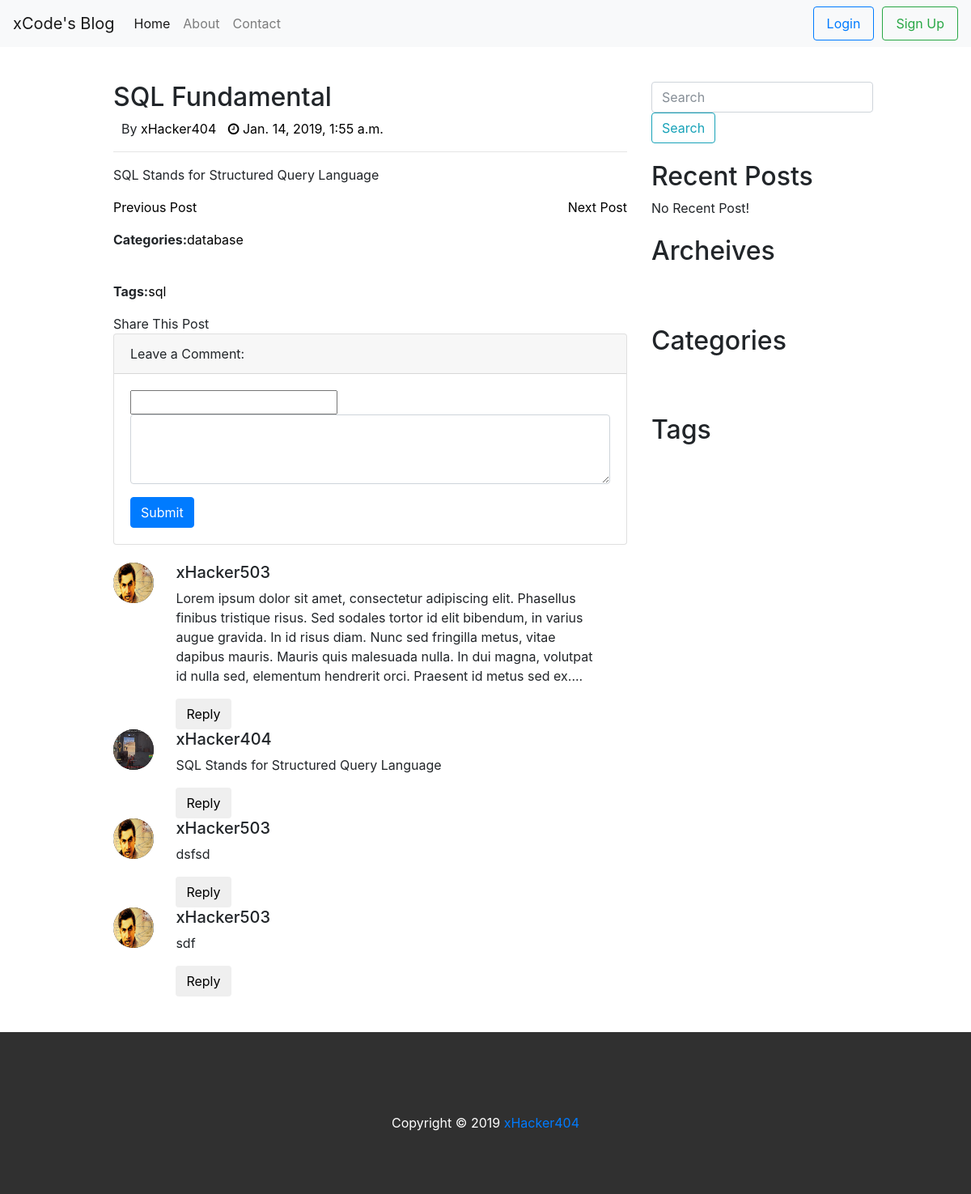
The app's page /blog/posts/1/, older data.
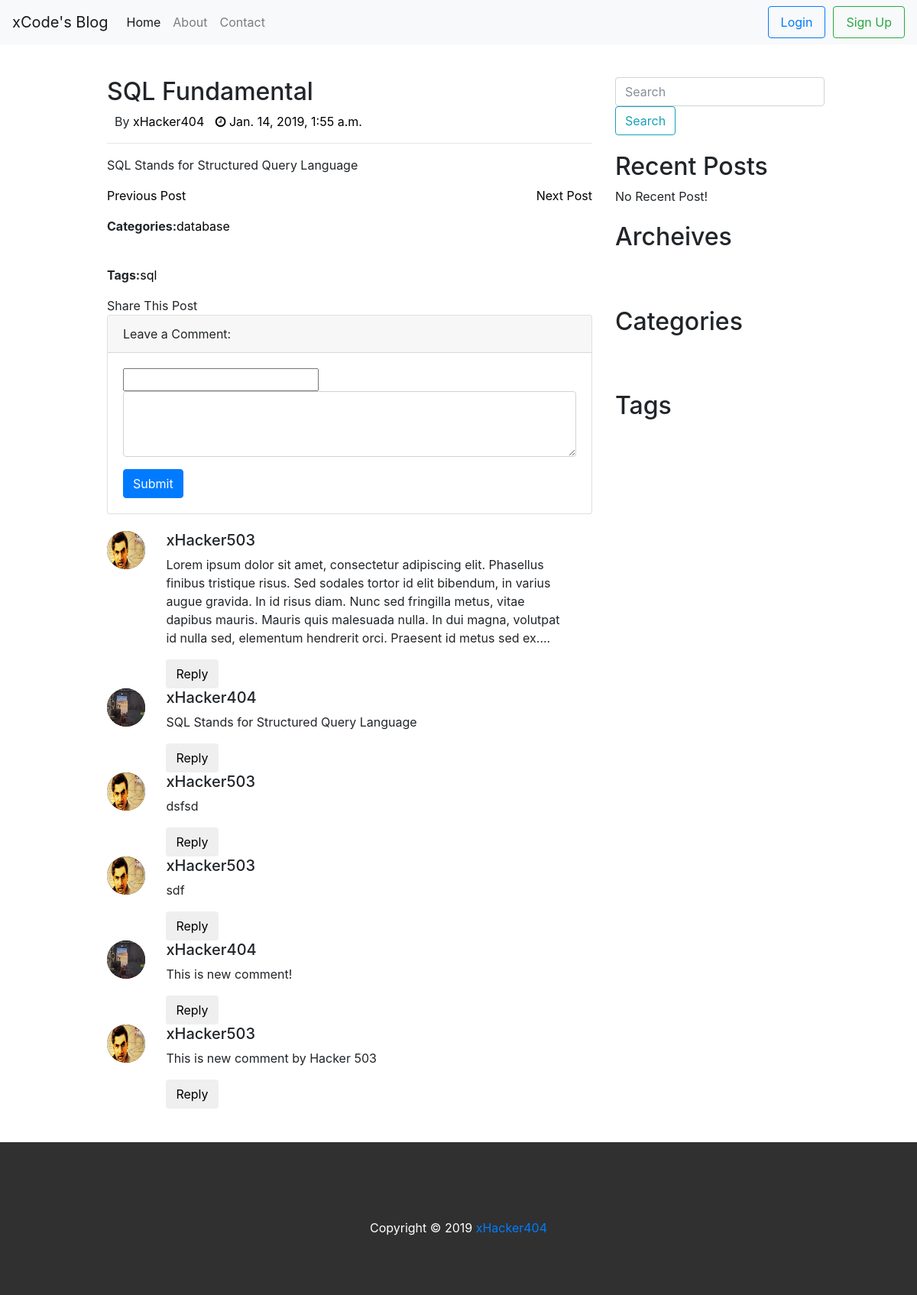
The same page, newer data.
### blog/models.py (models this page shows, shortened)
class Post(models.Model):
    title = models.CharField(max_length=250,unique=True)
    content = models.CharField(max_length=1000)
    tag = models.CharField(max_length=100,default='sql')
    category = models.CharField(max_length=150, default='uncategoried')
    featured_img = models.ImageField(upload_to='featured_images', blank=True)
    author = models.ForeignKey(User,on_delete=models.CASCADE, default=1)
    published_date = models.DateTimeField(default=datetime.now())

class Comment(models.Model):
    post = models.ForeignKey(Post,on_delete=models.CASCADE, default=1, related_name='comments')  #have to fix this
    title = models.CharField(max_length=250,blank=True)
    content = models.CharField(max_length=1000, blank=True)
    author = models.ForeignKey(UserProfileInfo,on_delete=models.CASCADE,default=1)
    published_date = models.DateTimeField(default=datetime.now(), blank=True)

class UserProfileInfo(models.Model):
    user = models.OneToOneField(User,on_delete=models.CASCADE)
    portfolio = models.URLField(blank=True)
    profile_pic = models.ImageField(upload_to='profile_pics', blank=True)

### blog/views.py (the view)
# urls.py: path('posts/<int:pk>/', views.post_details, name='post_details'),
def post_details(request, pk):
    post_list = Post.objects.get(id=pk)
    post_id = post_list.id
    comments = post_list.comments.all()
    my_dict = {'post':post_list, 'comments':comments}
    return render(request, 'blog/single.html', context=my_dict)

### templates/blog/single.html (shortened to what this page needs)
<!DOCTYPE html>
{% extends 'blog/base.html' %}
{% load staticfiles %}
{% block post_block %}
<div class="col-md-7">
    <div class="post">
        {% if post  %}
        <h2>{{post.title}}</h2>
        <ul>
            <li>By <a href="blog/posts/{{post.author}}">{{post.author}}</a></li>
            <li><a href="blog/posts/{{post.published_date.date}}"> <i class="fa fa-clock-o" aria-hidden="true"></i> {{ post.published_date}}</a></li>
        </ul>
        <hr>
        <p>
            {{post.content}}
        </p>
       <ul class="pager">
          <li style="margin-left:0"><a href="#">Previous Post</a></li>
          <li style="float: right"><a href="#">Next Post</a></li>
        </ul>
        <p><b>Categories:</b><a href="blog/{{ tag }}" />{{ post.category }}</a></p> <br>
        <p><b>Tags:</b><a href="blog/{{ category }}" />{{ post.tag }}</a></p>
        <div id="share">Share This Post</div>
        <div class="card">
            <div class="card-header">
                    Leave a Comment:
            </div>
            <div class="card-body">
            <form action="{% url 'blog:submit_comment'%}" method="POST">
                <div class="form-group">
                  <input type="text" name='comment_title'>
                    <textarea class="form-control" id="comment-box" rows="3" name="comment_content"></textarea>
                </div>
                <button type="submit" class="btn btn-primary" >Submit</button>
            </form>
            </div>
        </div>
        <div class="row comment">
        {% if comments %}
          {% for comment in comments %}
          <div class="col-md-1 commenter"><img src="/media/{{comment.author.profile_pic}}" alt="50x50"></div>
          <div class="col-md-10 comment-body">
              <h2 style="font-size: 20px">{{comment.author.user}}</h2>
              <p>{{comment.content}}</p>
              <button type="button" class="btn">Reply</button>
          </div>
          {% endfor %}
        {% else %}
        <p>Sorry No Comment for this post!</p>
        {% endif %}
      </div>
    </div>
    {% else %}
    <p>Post Has been deleted OR 404!!!!</p>
    {% endif %}
</div>
{% endblock %}

### templates/blog/base.html (shortened to what this page needs)
<!DOCTYPE html>
{% load staticfiles %}
<html lang="us">
<head>
    <link href="{% static "css/bootstrap.min.css" %}"rel="stylesheet" type="text/css">
    <link href="{% static "css/jquery-ui.css" %}" rel="stylesheet">
    <link rel="stylesheet" href="https://cdnjs.cloudflare.com/ajax/libs/font-awesome/4.7.0/css/font-awesome.min.css">
    <link href="{% static "css/style.css" %}" rel="stylesheet" type="text/css">
</head>
<body>
		<div class="row">
        <div class="col-md-12">
            <nav class="navbar navbar-expand-lg navbar-light bg-light fixed-top">
              <a class="navbar-brand" href="{% url 'index'%}">xCode's Blog</a>
              <div class="collapse navbar-collapse" id="navbarSupportedContent">
                <ul class="navbar-nav mr-auto">
                  <li class="nav-item active">
                    <a class="nav-link" href="{% url 'index'%}">Home <span class="sr-only">(current)</span></a>
                  </li>
                  <li class="nav-item">
                    <a class="nav-link" href="#">About</a>
                  </li>
                  <li class="nav-item">
                    <a class="nav-link " href="#">Contact</a>
                  </li>
                </ul>
                <form class="form-inline my-2 my-lg-0">
									{% if user.is_authenticated %}
									<a class="nav-link btn btn-outline-primary" href="{% url 'blog:logout' %}" >Logout</a>
                  <h2 style="font-size:24px; padding-left:10px"> Hello {{user.username}} </h2>
									{% else %}
									<a class="nav-link btn btn-outline-primary" href="{% url 'blog:user_login' %}" >Login</a>
                  <a class="nav-link btn btn-outline-success" href="{% url 'blog:sign-up'%}" style="margin-left: 10px">Sign Up</a>
									{% endif %}
								</form>
              </div>
         </nav>
        </div>
    </div>
    <div class="container">
        <div class="row" style="margin-top:100px ">
            <div class="col-md-1" id="left-sidebar"></div>
            {% block post_block %}
            {% endblock %}
            <div class="col-md-4" id="right-sidebar">
								<form class="form-inline" method="GET" action="{% url 'blog:search_view'%}">
                    <input class="form-control mr-sm-2" type="text" name="search_box" placeholder="Search">
                    <button class="btn btn-outline-info my-2 my-sm-0" type="submit">Search</button>
               </form>
                 <div class="widget">
                    <h2>Recent Posts</h2>
										{% if posts %}
											{% for post in posts %}
										<ul>
                        <li> <a href="blog/posts/{{post.id}}">{{post.title}}</a> </li>
                    </ul>
											{% endfor %}
										{% else %}
										<p>No Recent Post!</p>
										{% endif %}
                </div>
                <div class="widget">
                    <h2>Archeives</h2>
                    <ul>
                    </ul>
                </div>
                <div class="widget">
                    <h2>Categories</h2>
                    <ul>
                    </ul>
                </div>
                <div class="widget">
                    <h2>Tags</h2>
                    <ul>
                    </ul>
                </div>
            </div>
        </div>
    </div>
    <div class="row">
            <div class="col-md-12">
                <footer>
                    Copyright &copy; 2019 <a href="http://xHacker404.com">xHacker404</a>
                </footer>
            </div>
    </div>
</body>
</html>

### static/css/style.css (style rules this page uses)
.widget { margin-top:22px; }
.widget ul { padding: 10px; display:inline-block; }
.post:first-child { margin-top:0px; }
.post { margin-top:40px; }
.post a { text-decoration: none; color: black; }
.post ul { padding: 0; }
.post ul li { list-style: none; display: inline; margin-left:10px; }
.comment { margin-top: 22px; }
.commenter img { border-radius: 50%; background: black; width: 50px; height: 50px; }
.comment-body { margin-left:22px; }
footer { background:#303030; color:white; text-align: center; padding:100px; height:200px; margin-top:44px; }

Row changes from the older to the newer data that the page shows:
added Comment: author.profile_pic (picture), author.user "xHacker404", content "This is new comment!"
added Comment: author.profile_pic (picture), author.user "xHacker503", content "This is new comment by Hacker 503"
